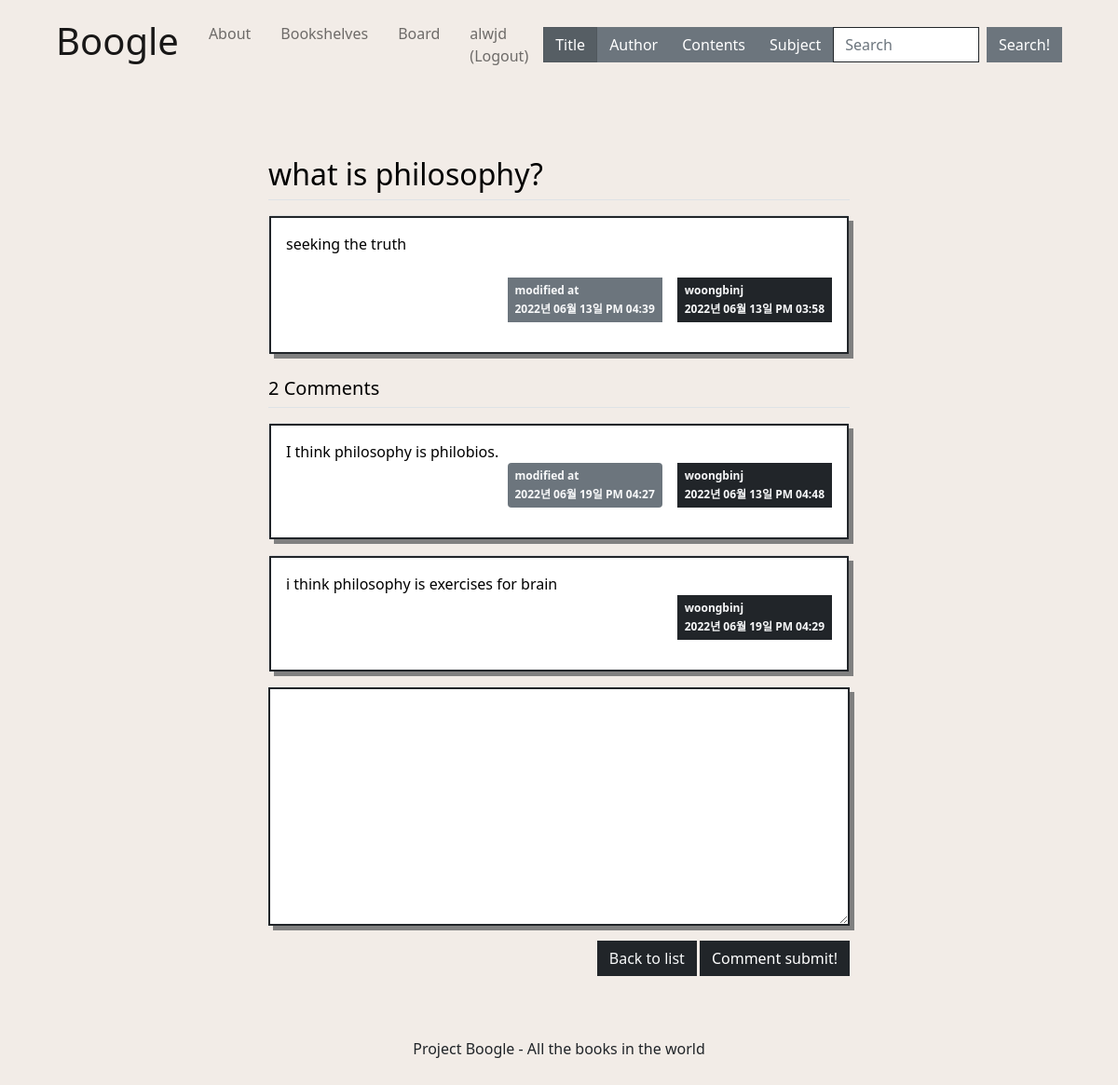
The page /question/detail/5/ (signed in) on the database its author committed.
### pybo/models.py (models this page shows)
class User(db.Model):
    __tablename__ = 'user'   #테이블 이름 : user
    id = db.Column(db.Integer, primary_key = True)   #id를 프라이머리키로 설정
    username = db.Column(db.String(8), nullable = False)
    email = db.Column(db.String(32), nullable = False)
    password = db.Column(db.String(64), nullable = False)

class Question(db.Model):
    id = db.Column(db.Integer, primary_key=True)
    subject = db.Column(db.String(200), nullable=False)
    content = db.Column(db.Text(), nullable=False)
    create_date = db.Column(db.DateTime(), nullable=False)
    modify_date = db.Column(db.DateTime(), nullable=True)
    user_id = db.Column(db.Integer, db.ForeignKey('user.id', ondelete='CASCADE'), nullable=False)
    user = db.relationship('User', backref=db.backref('question_set'))

class Answer(db.Model):
    id = db.Column(db.Integer, primary_key=True)
    question_id = db.Column(db.Integer, db.ForeignKey('question.id', ondelete='CASCADE'))
    question = db.relationship('Question', backref=db.backref('answer_set', cascade='all, delete-orphan'))
    content = db.Column(db.Text(), nullable=False)
    create_date = db.Column(db.DateTime(), nullable=False)
    modify_date = db.Column(db.DateTime(), nullable=True)
    user_id = db.Column(db.Integer, db.ForeignKey('user.id', ondelete='CASCADE'), nullable=False)
    user = db.relationship('User', backref=db.backref('answer_set'))

### pybo/views/question_views.py (the view)
@bp.route('/detail/<int:question_id>/')
def detail(question_id):
    form = AnswerForm()
    question = Question.query.get_or_404(question_id)
    return render_template('question/question_detail.html', question=question, form=form)

### pybo/forms.py
class AnswerForm(FlaskForm):
    content = TextAreaField('내용', validators=[DataRequired('Content is a required entry.')])

### pybo/filter.py (called while the page is built)
def format_datetime(value, fmt='%Y년 %m월 %d일 %p %I:%M'):
    return value.strftime(fmt)

### pybo/views/auth_views.py (called while the page is built)
@bp.before_app_request
def load_logged_in_user():
    user_id = session.get('user_id')
    if user_id is None:
        g.user = None
    else:
        g.user = User.query.get(user_id)

### pybo/templates/question/question_detail.html (shortened to what this page needs)
{% extends 'main/base.html' %}
{% block head %}
{{ super() }}
    <link rel="stylesheet" href="{{ url_for('static', filename='css/bootstrap.min.css') }}">
    <link rel="stylesheet" href="{{ url_for('static', filename='css/question_detail.css') }}">
{% endblock %}
{% block content %}
    <div class="container my-3">
        <h2 class="border-bottom py-2">{{ question.subject }}</h2>
        <div class="card my-3">
            <div class="card-body border border-dark border-2 rounded-0" style="box-shadow: 5px 5px grey;">
                <div class="card-text" style="white-space: pre-line;">{{ question.content }}</div>
                <div class="d-flex justify-content-end">
                    {% if question.modify_date %}
                    <div class="badge bg-secondary text-light p-2 text-start mx-3 rounded-0">
                        <div class="mb-2">modified at</div>
                        <div>{{ question.modify_date|datetime }}</div>
                    </div>
                    {% endif %}
                    <div class="badge bg-dark text-light p-2 rounded-0 text-start">
                        <div class="mb-2">{{ question.user.username }}</div>
                        <div>{{ question.create_date|datetime }}</div>
                    </div>
                </div>
            </div>
        </div>
        <h5 class="border-bottom my-3 py-2">{{ question.answer_set|length }} Comments</h5>
        {% for answer in question.answer_set %}
        <div class="card my-3">
            <div class="card-body border border-dark border-2 rounded-0" style="box-shadow: 5px 5px grey;">
                <div class="card-text" style="white-space: pre-line;">{{ answer.content }}</div>
                <div class="d-flex justify-content-end">
                    {% if answer.modify_date %}
                    <div class="badge bg-secondary text-light p-2 text-start mx-3">
                        <div class="mb-2">modified at</div>
                        <div>{{ answer.modify_date|datetime }}</div>
                    </div>
                    {% endif %}
                    <div class="badge bg-dark p-2 text-light rounded-0 text-start">
                        <div class="mb-2">{{ answer.user.username }}</div>
                        <div>{{ answer.create_date|datetime }}</div>
                    </div>
                </div>
            </div>
        </div>
        {% endfor %}
        <form action="{{ url_for('answer.create', question_id=question.id) }}" method="post" class="my-3" style="box-shadow: 5px 5px grey;">
            <div class="mb-3">
                <textarea {% if not g.user %}disabled{% endif %} name="content" id="content" class="form-control border border-dark border-2 rounded-0" rows="10"></textarea>
            </div>
            <input type="submit" value="Comment submit!" class="btn btn-dark rounded-0 font-weight-bold" style="float:right; margin-left:3px;">
            <a href="{{ url_for('question.board') }}" class="btn btn-dark text-light rounded-0 font-weight-bold" style="float:right;">Back to list</a>
        </form>
    </div>
{% endblock %}

### pybo/templates/main/base.html (shortened to what this page needs)
<!DOCTYPE html>
<html lang="eng">
    <head>
        {% block head %}
        <link rel="stylesheet" href="{{ url_for('static', filename='css/bootstrap.min.css')}}">
        <link rel="stylesheet" href="https://cdn.jsdelivr.net/npm/bootstrap-icons@1.8.3/font/bootstrap-icons.css">
        <link rel="stylesheet" href="{{ url_for('static', filename='css/base.css')}}">
        {% endblock %}
    </head>
    <body class="d-flex flex-column min-vh-100">
      <nav class="navbar navbar-expand-lg navbar-light bg-transparent mx-5">
        <div class="container-fluid">
          <a class="navbar-brand" href ="{{ url_for('main.index') }}"><h1>Boogle</h1></a>
          <div class="collapse navbar-collapse" id="navbarSupportedContent">
            <ul class="navbar-nav me-auto mb-2 mb-lg-0">
              <li class="nav-item">
                <a class="nav-link m-2" href ="{{ url_for('main.about') }}">About</a>
              </li>
              <li class="nav-item">
                <a class="nav-link m-2" href ="{{ url_for('book.bookshelves') }}">Bookshelves</a>
              </li>
              <li class="nav-item">
                <a class="nav-link m-2" href ="{{ url_for('question.board') }}">Board</a>
              </li>
              {% if g.user %}
                <li class="nav-item">
                  <a class="nav-link m-2" href="{{ url_for('auth.logout') }}">{{ g.user.username }} (Logout)</a>
                </li>
              {% endif %}
            </ul>
            <form class="d-flex" method="get" action="{{ url_for('book.search') }}">
              <label class="btn btn-secondary rounded-0" for="option1">Title</label>
              <label class="btn btn-secondary rounded-0" for="option2">Author</label>
              <label class="btn btn-secondary rounded-0" for="option3">Contents</label>
              <label class="btn btn-secondary rounded-0" for="option4">Subject</label>
              <input class="form-control me-2 border-dark rounded-0" type="search" name="book" placeholder="Search" aria-label="Search" id="book" rows="3">
              <button class="btn btn-secondary border-secondary rounded-0" type="submit">Search!</button>
            </form>
          </div>
        </div>
      </nav>
      <section class="m-5">
        <div class="content-container">
          <div class="row gx-4 gx-lg-5 justify-content-center">
            <div class="col-md-8">
              {% block content %}{% endblock %}
            </div>
          </div>
        </div>
      </section>
      <footer class="py-5 mt-auto">
        <div class="page-bottom">
          <div class="copyright">
            Project Boogle - All the books in the world
          </div>
        </div>
      </footer>
    </body>
</html>

### pybo/static/css/base.css (style rules this page uses)
body, html { margin: 0; background: #F2ECE7 !important; color: black; font-family: 'Inter', sans-serif; min-height: 100vh; width: 100%; display: -webkit-box; display: -ms-flexbox; display: flex; -webkit-box-orient: horizontal; -webkit-box-direction: normal; -ms-flex-direction: column; flex-direction: column; -webkit-box-align: center; -ms-flex-align: center; }
* { box-sizing: border-box; }
body { min-height: 100%; }
a:link { color : black; text-decoration: none; }
.content-container { flex:1; color: black; }
.page-bottom { height: 30px; position: relative; transform: translateY(-100%); width: 100%; }
.copyright { text-align: center; }

### rows shown on the page
User: user.username "alwjd"
Question: subject "what is philosophy?", content "seeking the truth", modify_date "2022년 06월 13일 PM 04:39", create_date "2022년 06월 13일 PM 03:58"
User: user.username "woongbinj"
Answer: content "I think philosophy is philobios.", modify_date "2022년 06월 19일 PM 04:27", user.username "woongbinj", create_date "2022년 06월 13일 PM 04:48"
Answer: content "i think philosophy is exercises for brain", user.username "woongbinj", create_date "2022년 06월 19일 PM 04:29"

### other values the page prints
{{ question.answer_set|length }} "2"
